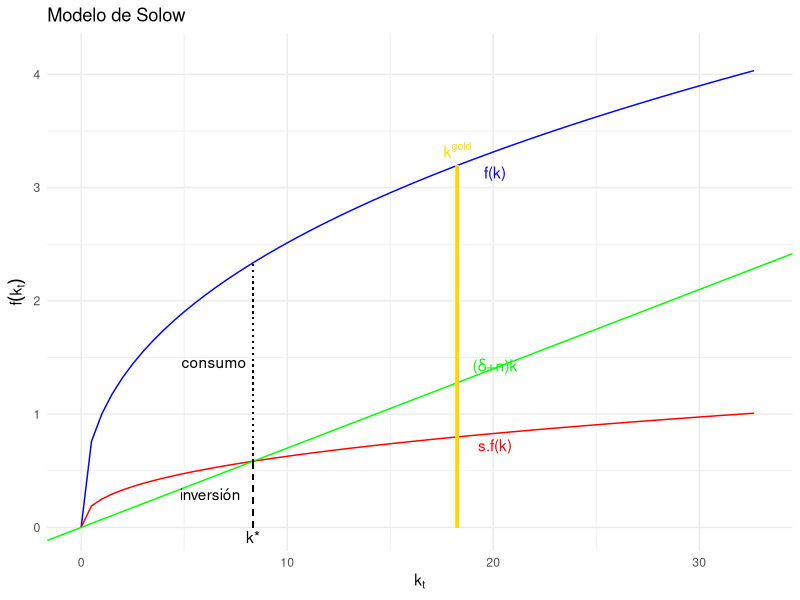
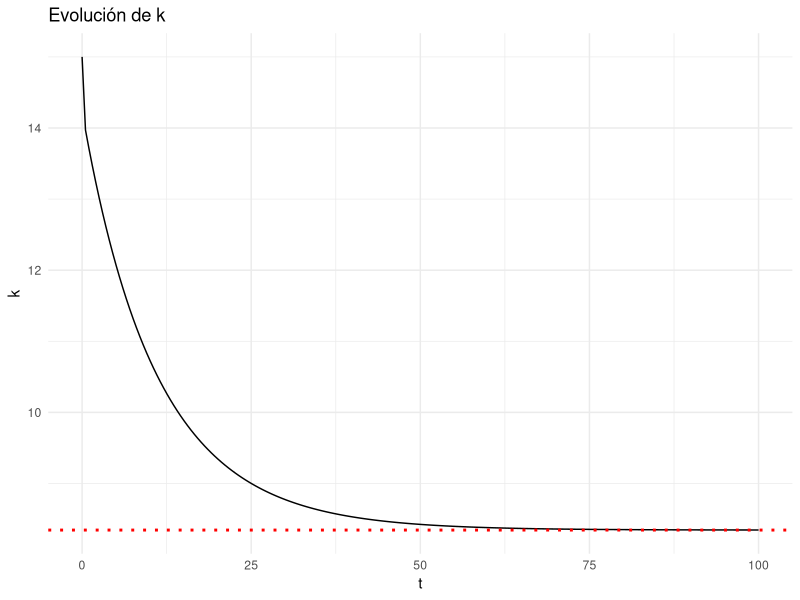
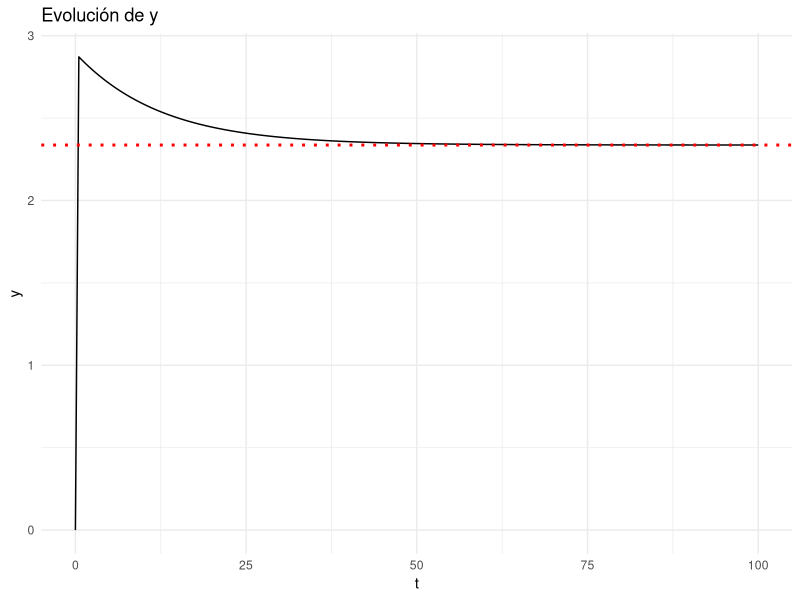
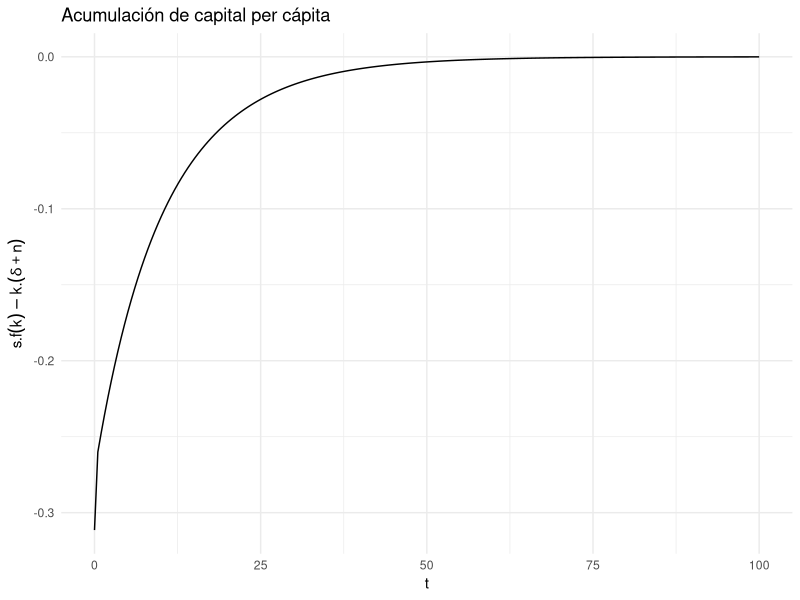
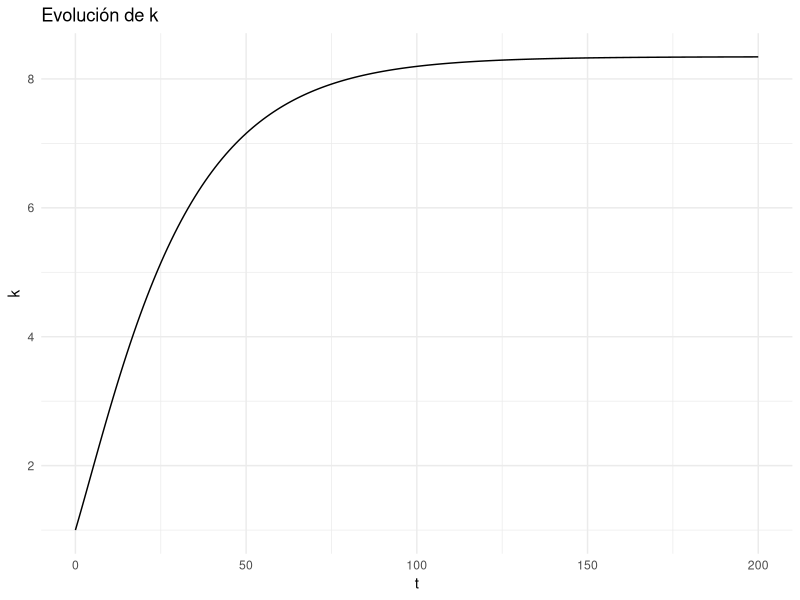

Source code (R) for these figures, in order:
### MODELO DE SOLOW ###

######## en tiempo discreto ########

if (!require("data.table")) install.packages("data.table",dependencies = T)
library(ggplot2)

solow <- function(s = 0.25, # tasa de ahorro
                  delta = 0.05, # depreciación de K
                  n = 0.02, # tasa de crecimiento de la población
                  alpha = 0.4, # elasticidad producto del capital
                  cond_inicial = 1,
                  gold = F, # muestra el k de la regla de oro
                  iteraciones = 200){ 
  
  data <- data.table(
    k = rep(0,iteraciones),
    y = rep(0,iteraciones),
    ka = seq(0,100,length.out = iteraciones)
  )
  data[1, k := cond_inicial]
  
  
  for (t in 2:iteraciones) {
    data$k[t]<- ((1-delta)*data$k[t-1]+s*data$y[t-1])/(1+n)
    data$y[t] <- data$k[t]^alpha 
  }
  
  k_star = (s/(delta+n))^(1/(1-alpha))
  y_star = (s/(delta+n))^(alpha/(1-alpha))
  k_gold = (alpha/(delta+n))^(1/(1-alpha))
  
  ref_x = max(k_star,k_gold)
  
  # curva y, s*y, delta+n
  g1 <- data[,
       ggplot(.SD, aes(ka, ka**alpha))+
         geom_line(col = "blue")+
         geom_line(aes(y=s*ka^alpha), col = "red")+
         geom_abline(slope = delta+n, col = "green")+
         
         geom_segment(aes(x = k[iteraciones],
                          y = 0, 
                          yend = k[iteraciones]*(delta+n)), linetype = 2)+ # ahorro de equilibrio
         
         annotate("text", x = k_star,
                  y = 0.5*k[iteraciones]*(delta+n),
                  label = "inversión", 
                  hjust = 1.2)+
         
         geom_segment(aes(x = k[iteraciones],
                          yend = k[iteraciones]**alpha, 
                          y = k[iteraciones]*(delta+n)), linetype = 3)+ # consumo de eq
         
         annotate("text", x = k_star,
                  y = 0.5*(1+s)*k[iteraciones]**alpha,
                  label = "consumo", 
                  hjust = 1.1)+
         
         annotate("text", 
                  x = ref_x*1.1,
                  y = ref_x**alpha,
                  label = "f(k)",
                  vjust = 1.1, col = "blue")+ # f(k)
         annotate("text", 
                  x = ref_x*1.1,
                  y = (ref_x**alpha)*s,
                  label = "s.f(k)",
                  vjust = 1.2, col = "red")+ # s.f(k)
         
         annotate("text", 
                  x = ref_x*1.1,
                  y = ref_x*(delta+n),
                  label = expression(paste("(",delta,"+n)k")),
                  vjust = -0.5, col = "green")+ # (delta+n)k
         
         annotate("text", 
                  x = k_star,
                  y = 0,
                  label = "k*",
                  vjust = 1.3)+
         
         
         labs(title = "Modelo de Solow", 
              x=expression(paste(k[t])), y = expression(paste(f(k[t]))))+
         xlim(c(0, ref_x*1.8))+
         ylim(c(0, 1.3*ref_x**alpha))+
         theme_minimal()]
  
  if(gold){
    g1 <- g1 + geom_segment(aes(x = k_gold,
                                yend = k_gold**alpha, 
                                y = 0), 
                            linetype = 1, col = "gold", linewidth = 1) +
      annotate("text", 
               x = k_gold,
               y = k_gold**alpha,
               label = expression(paste(k^{gold})),
               vjust = -0.5, col = "gold")
  }
  
  # grafico evolucion k
  g2 <- data[,
       ggplot(.SD,aes(x = ka, y = k))+
         geom_line()+
         labs(title = "Evolución de k", x = "t", y = "k")+
         geom_hline(yintercept = k_star, linetype = 9, col = "red", lwd =1)+
         theme_minimal()]
  
    # evolucion de y
  g3 <- data[,
       ggplot(.SD,aes(x = ka, y = y))+
         geom_line()+
         labs(title = "Evolución de y", x = "t", y = "y")+
         geom_hline(yintercept = y_star, linetype = 9, col = "red", lwd =1)+
         theme_minimal()]
  
  # evolucion acumulacion de capital per capita
  g4 <- data[,
       ggplot(.SD,aes(x = ka, y = s*k^alpha-k*(delta+n)))+
         geom_line()+
         labs(title = "Acumulación de capital per cápita", x = "t", 
              y = expression(paste(s.f(k)-k.(delta+n))))+
         theme_minimal()]
  
  return(list(
    eqs = data.frame(k_star = k_star, 
                     c_star = (1-s)*y_star, 
                     y_star=y_star,
                     k_gold=k_gold, 
                     c_gold = (1-s)*k_gold**alpha,
                     y_gold = k_gold**alpha),
    modelo = g1,
    ev_k = g2,
    ev_y = g3,
    ev_ack = g4))
}

mod1 <- solow(s = 0.25, # tasa de ahorro
              delta = 0.05, # depreciación de K
              n = 0.02, # tasa de crecimiento de la población
              alpha = 0.4, # elasticidad producto del capital
              cond_inicial = 15,
              iteraciones = 200, 
              gold = T)

# El objeto mod1 es una lista que contiene varios elementos. Tiene un vector de valores que corresponden a valores del capital y producto de interés, a saber; el capital del estado estacionario (k_star), el producto del estado estacionario (y_star) y el capital de la regla de oro (k_gold).
# Además tiene gráficos que muestran la dinámica de las variables de interés.

View(mod1)
mod1[["modelo"]]
mod1[["eqs"]] # vector de valores
mod1[["ev_k"]]
mod1[["ev_y"]]
mod1[["ev_ack"]]



######## en tiempo continuo (ODE's) ########
if (!require("deSolve")) install.packages("deSolve",dependencies = T)
s = 0.25
delta = 0.05
n = 0.02
alpha = 0.40
y_ini=c(k=1)
derivs <- function(t, k, parms)
  list( s*k^alpha-k*(delta+n))
times <- seq(from = 0, to = 200, by = 1)
out <- ode(y = y_ini, times = times, func = derivs,
           parms = NULL) |> as.data.table()

out[,
    ggplot(.SD, aes(time, k))+
      geom_line()+
      labs(title = "Evolución de k", x = "t", y = "k")+
      theme_minimal()]
